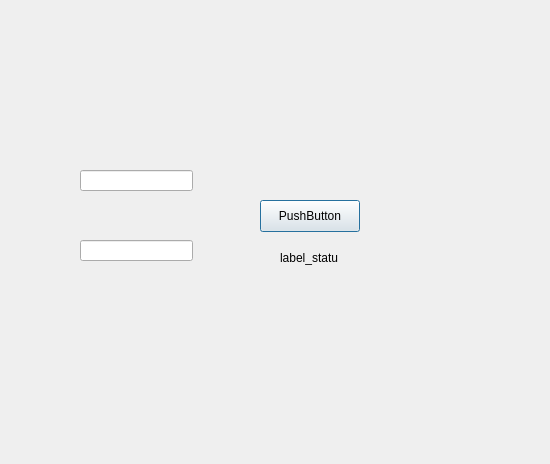
<?xml version="1.0" encoding="UTF-8"?>
<ui version="4.0">
 <class>ui_loginwindow</class>
 <widget class="QDialog" name="ui_loginwindow">
  <property name="geometry">
   <rect>
    <x>0</x>
    <y>0</y>
    <width>550</width>
    <height>464</height>
   </rect>
  </property>
  <property name="windowTitle">
   <string>Dialog</string>
  </property>
  <widget class="QLabel" name="label">
   <property name="geometry">
    <rect>
     <x>280</x>
     <y>250</y>
     <width>58</width>
     <height>16</height>
    </rect>
   </property>
   <property name="text">
    <string>label_status</string>
   </property>
  </widget>
  <widget class="QLineEdit" name="lineEdit_username">
   <property name="geometry">
    <rect>
     <x>80</x>
     <y>170</y>
     <width>113</width>
     <height>21</height>
    </rect>
   </property>
  </widget>
  <widget class="QLineEdit" name="lineEdit_password">
   <property name="geometry">
    <rect>
     <x>80</x>
     <y>240</y>
     <width>113</width>
     <height>21</height>
    </rect>
   </property>
  </widget>
  <widget class="QPushButton" name="pushButton_login">
   <property name="geometry">
    <rect>
     <x>260</x>
     <y>200</y>
     <width>100</width>
     <height>32</height>
    </rect>
   </property>
   <property name="text">
    <string>PushButton</string>
   </property>
  </widget>
 </widget>
 <resources/>
 <connections/>
</ui>
